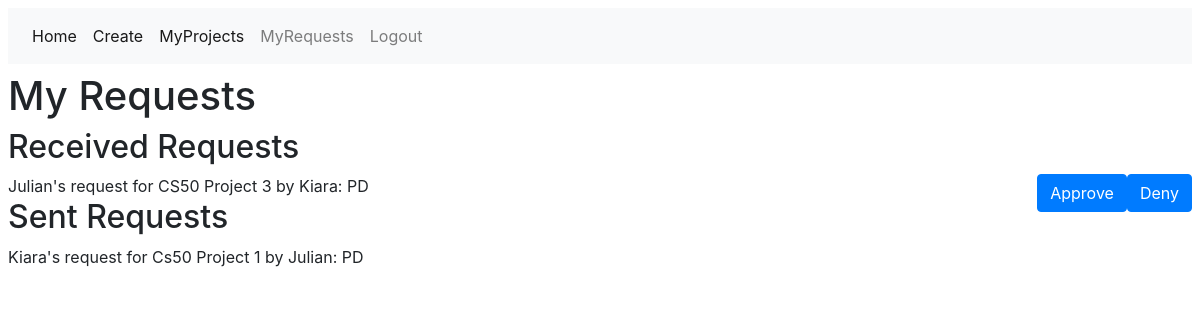
The page /projects/myrequests/ (signed in) on the database as committed earlier.
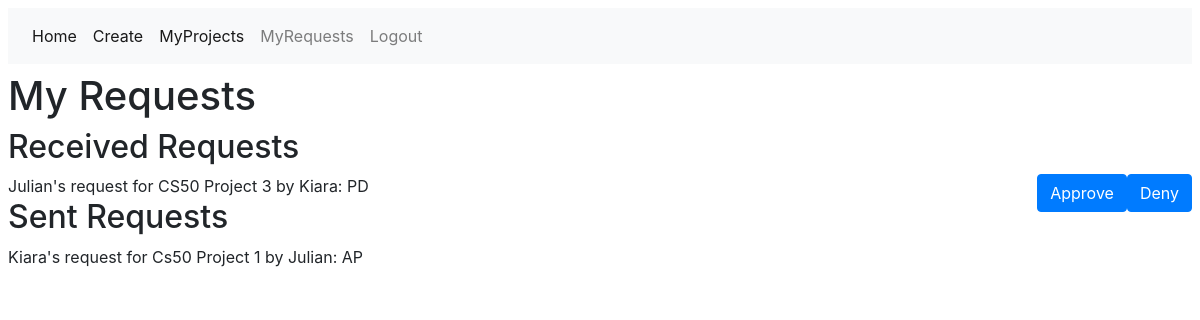
The same page on the database as committed later.
### users/models.py (models this page shows)
class Request(models.Model):
    sender = models.ForeignKey(User, on_delete=models.CASCADE, related_name='sender')
    project = models.ForeignKey(Project, on_delete=models.CASCADE, related_name='project')
    PENDING = 'PD'
    APPROVED = 'AP'
    DENIED = 'DN'
    STATUS_CHOICES = [
        (PENDING, 'Pending'),
        (APPROVED, 'Approved'),
        (DENIED, 'Denied')
    ]
    status = models.CharField(max_length=2, choices=STATUS_CHOICES, default=PENDING, )
    note = models.TextField(max_length = 300)
    def __str__(self):
        return f"{self.sender}'s request for {self.project}: {self.status}"

class Project(models.Model):
    name = models.CharField(max_length=64)
    manager = models.ForeignKey(User, on_delete=models.PROTECT, related_name='manager')
    status = models.ForeignKey('Status', on_delete=models.PROTECT,)
    contributors = models.ManyToManyField(User, related_name='contributor', blank=True,)
    description = models.TextField()
    tags = models.ManyToManyField(Tag, blank=True,)
    def __str__(self):
        return f"{self.name} by {self.manager}"

### projects/views.py (the view)
# urls.py: path("myrequests/", views.myrequests_view, name="myrequests"),
def myrequests_view(request):
    user = request.user
    context = {
        "sent_requests": Request.objects.filter(sender=request.user),
        "received_requests": Request.objects.filter(project__manager = user).filter(status='PD')
    }
    return render(request, "projects/myrequests.html", context)

### projects/templates/projects/myrequests.html
{% extends "projects/base.html" %}
{% block body %}
  <h1>My Requests</h1>
  <h2> Received Requests </h2>
    {% for request in received_requests %}
     {{request}}
     <a href="{% url 'projects:deny' request.id %}" class="float-right btn btn-primary">Deny</a>
     <a href="{% url 'projects:approve' request.id %}" class="float-right btn btn-primary">Approve</a>
     <br>
    {% empty %}
    No Received Requests
    {% endfor %}
  <h2> Sent Requests </h2>
    {% for request in sent_requests %}
      {{request}}
    {% empty %}
      No sent requests
    {% endfor %}
{% endblock %}

Rows that differ between the two databases and show on the page:
changed Request: sender+project+status "Kiara's request for Cs50 Project 1 by Julian: PD" → "Kiara's request for Cs50 Project 1 by Julian: AP"
